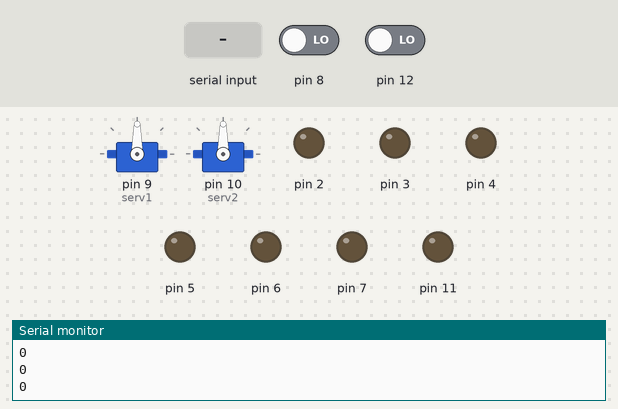
Recording of a sketch running on a simulated Arduino Uno, built with avr-gcc and run on an emulated ATmega328P. On the bench: 2 × servo, output pins drawn as LEDs (lit = HIGH), the last lines printed to the serial monitor. Dashed ring = blinking. The test bench sets the inputs (shaded band); at power-on: pin 12 LOW, pin 8 LOW.

Above: at 1.2 s.
1.3 s: pin 12 driven HIGH
At 2.1 s:
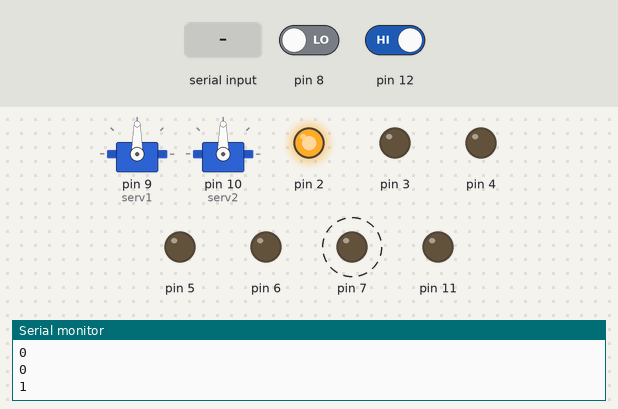
4.3 s: "4" received over Serial
At 4.7 s:
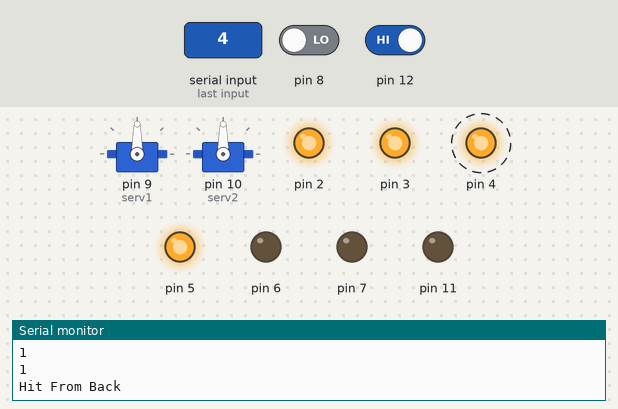
7.3 s: "f" received over Serial
At 7.9 s:
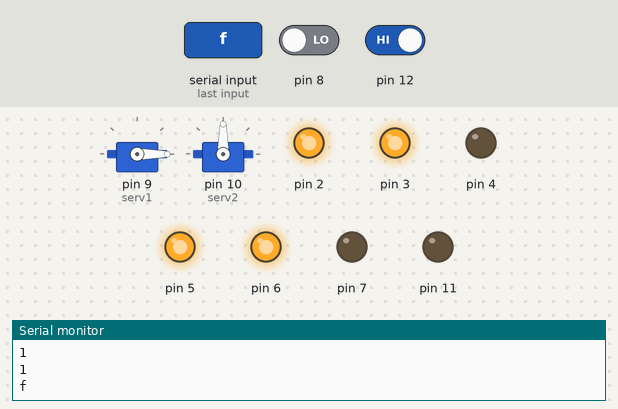
10.3 s: "2" received over Serial
13.3 s: "5" received over Serial
At 15.0 s:
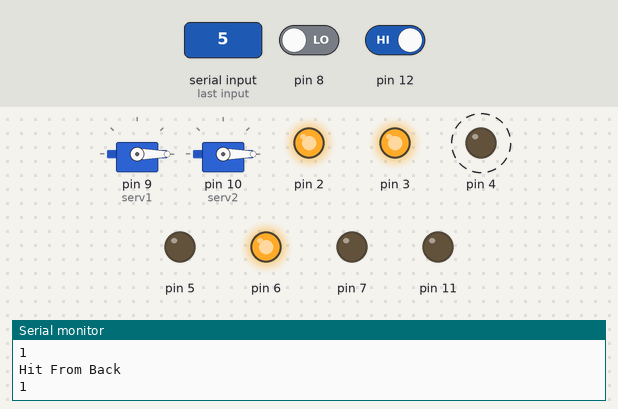
16.3 s: "l" received over Serial
At 20.0 s:
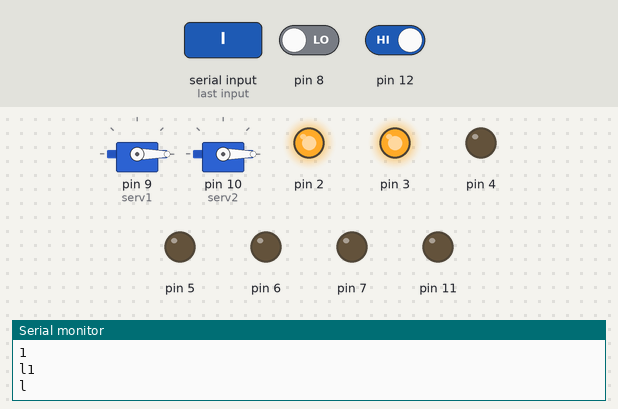
Timing chart, 0 to 20.3 s (numbered marks = the images above; inputs shaded):
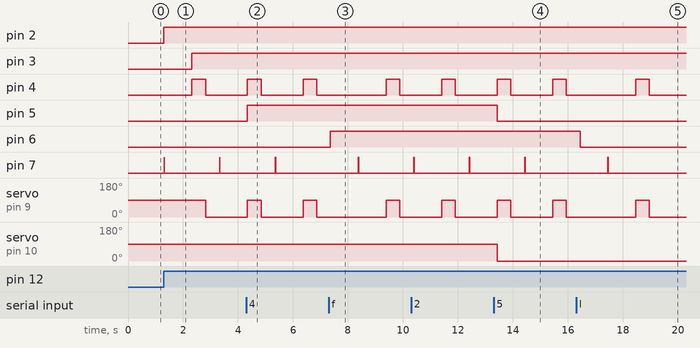

The sketch:

sizzling_krunk1.ino
```cpp
#include <Servo.h>
Servo serv1, serv2;
char g;
void setup()
{
  Serial.begin(9600);
  pinMode(2, OUTPUT);
  pinMode(3, OUTPUT);
   pinMode(4, OUTPUT);
  pinMode(5, OUTPUT);
   pinMode(6, OUTPUT);
  pinMode(7, OUTPUT);
   pinMode(8, INPUT);
  serv1.attach(9);
  serv2.attach(10);

  pinMode(11, OUTPUT);
   pinMode(12, INPUT);
  //pinMode(13, INPUT);

}

void loop()
{
   if(Serial.available()>0){


   g = Serial.read();}

	int a = digitalRead(12);
  Serial.println(a);
  if(a== 1){
  	digitalWrite(2,1);
    if(g=='f'){
      Serial.print(g);

     digitalWrite(6,HIGH);
      delay(1000);
    }else if(g=='l'){

      digitalWrite(6,LOW);
      Serial.print(g);
      delay(1000);
    }


    digitalWrite(7,0);
    delay(10);
    digitalWrite(7,1);
    delay(10);
    digitalWrite(7,0);
    float b= pulseIn(8,1);
    b= b/29/2;
    if (b<30 ){
      digitalWrite(3,1);
    	char c = Serial.read();
      switch (c) {

    case '2':
      Serial.println("Hit From Front");
        digitalWrite(4,HIGH);
        serv1.write(90);


      break;
    case '3':
      Serial.println("Hit Back From Front");
        digitalWrite(4,LOW);
        serv1.write(0);
      break;
    case '4':
      Serial.println("Hit From Back");
        digitalWrite(5,HIGH);
        serv2.write(90);

      break;
     case '5':
      Serial.println("Hit From Back");
        digitalWrite(5,LOW);
        serv2.write(0);
      break;
  }//switch c

      if(b<15){

      serv1.write(90);
        digitalWrite(4, HIGH);
        delay(500);
        serv1.write(0);
        digitalWrite(4, LOW);
        delay(500);

      }


    }// if b<30
    else if(b>30){
    digitalWrite(3,0);
    }//else if b>30

  }//if a==1
  else if(a==0){


  } //elseif a==0

}//loop
```

Measured:
- after the input at 1.3 s, pin 2: LOW → HIGH at once; pin 3: LOW → HIGH after 1.0 s; pin 4: LOW → HIGH after 1.0 s, → LOW 0.50 s later; pin 7: alternates HIGH for 0.01 s and LOW for 2.0 s, starting at once; servo on pin 9 (serv1): 90° → 0° after 1.5 s
- after the input at 4.3 s, pin 5: LOW → HIGH after 0.05 s
- after the input at 7.3 s, pin 6: LOW → HIGH after 0.07 s
- after the input at 13.3 s, pin 5: HIGH → LOW after 0.13 s; servo on pin 10 (serv2): 90° → 0° after 0.13 s
- after the input at 16.3 s, pin 6: HIGH → LOW after 0.15 s
